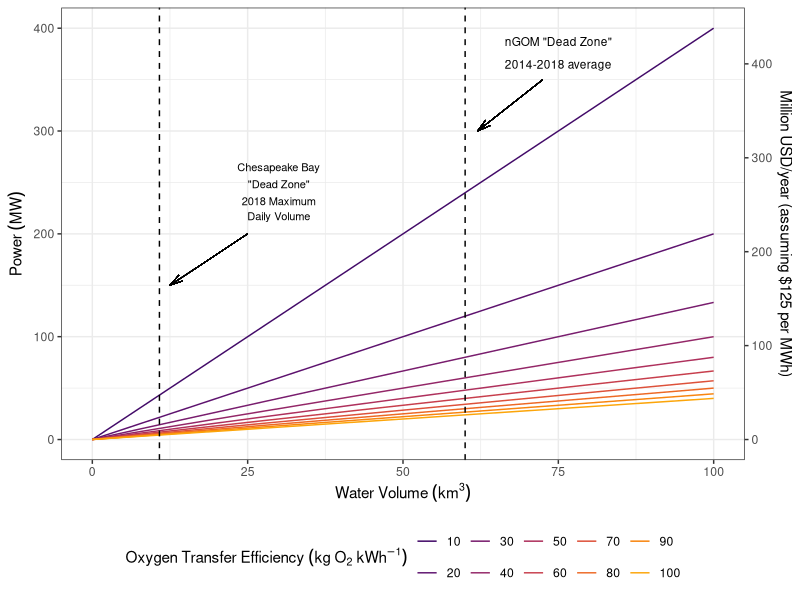

Recreate this plot in R.
# Script to build Figure 7 in "Alleviating hypoxia through induced downwelling"

# Back-of-the-envelope calculations to understand scaling from OTE results to real world systems
# Written by David Koweek on 30 April 2019
# Updated on 6 May 2019
# Key idea: Downwelling > Respiration (per m^2) / water depth (m)


#----Initialize_workspace----

#Load necessary packages
library(tidyverse)
library(viridis)

#----Set_model_parameters----

#Water body dimensions
depth <- 10 #m

log_V <- seq(6, 11, length.out = 10) #log 10 of m^3

m3_per_km3 <- 1e9

#Respiratory demand
RQ <- 1 # delta CO2/-delta O2

R_CO2 <- 300 #mmol C/m^2/d (~average estuarine respiration condition (Hopkinson and Smith 2005))

R_O2 <- R_CO2 / RQ #mmol O2/m^2/d

R_O2 <- R_O2 / 1000 / 24 #mol O2/m^2/hr

R_O2_depth_avg <- R_O2 / depth #mol O2/m^3/hr

#Downwelling conditions
OTE <- seq(10, 100, by = 10) #kg O2/kWh (~upper and lower bounds of OTE modeling exercise)

O2_molar_mass <- 32/1000 #kg O2/mol O2

OTE_molar <- OTE / O2_molar_mass #mol O2/kWh

#Cost of energy

USD_kWh <- .125 #USD/kWh
USD_MWh <- USD_kWh * 1000 #USD/MWh

hours_per_year <- 8760 #hr/year

dollars_per_million <- 1e6

# Estuarine test cases
nGOM_hypoxic_volume <- 60 #km^3 (5-year areal average of ~15000 km^2 -> 60 km^3 in Scavia et al. 2018)

chesapeake_bay_hypoxic_volume <- 10.8 #km^3

#----Calculate_model_conditions----
downwelling_scaled_df <-
  expand.grid(
    log_V,
    OTE_molar
  ) %>% 
  rename(log_V = Var1,
         OTE_molar = Var2) %>% 
  mutate(V = 10^log_V, #m^3
         unit_power = R_O2_depth_avg / OTE_molar, #kW/m^3
         power = unit_power * V,  #kW
         power = power / 1000 #MW
        ) 

#----Plot_data----
downwelling_scaled_plot <- 
  downwelling_scaled_df %>% 
  ggplot(aes(x = V / m3_per_km3,
             y = power)) +
  geom_path(aes(colour = as.factor(OTE_molar))) +
  scale_x_continuous(name = expression(Water~Volume~(km^3))) +
  scale_y_continuous(name = expression(Power~(MW)),
                     sec.axis = sec_axis(~.*USD_MWh * hours_per_year / dollars_per_million,
                                         name = paste("Million USD/year (assuming $", USD_MWh, " per MWh)", sep = ""))) +
  scale_colour_viridis(option = "B",
                       discrete = TRUE,
                       begin = 0.2,
                       end = 0.8,
                       name = expression(Oxygen~Transfer~Efficiency~(kg~O[2]~kWh^{-1})),
                       breaks = OTE_molar,
                       labels = as.character(OTE)) +
  #Add annotations for hypoxic water bodies
  #Northern Gulf of Mexico
  geom_vline(xintercept = nGOM_hypoxic_volume,
             linetype = "dashed") +
  annotate("text",
           x = 75,
           y = 3.75e2,
           label = expression(atop("nGOM \"Dead Zone\"", "2014-2018 average")),
           size = 3) +
  geom_segment(aes(x = 72.5,
                   xend = 62,
                   y = 3.5e2,
                   yend = 3e2),
               arrow = arrow(angle = 15,
                             length = unit(0.03, "npc")),
               size = 0.25) +
  #Chesapeake Bay
  geom_vline(xintercept = chesapeake_bay_hypoxic_volume,
             linetype = "dashed") +
  annotate("text",
           x = 30,
           y = 2.4e2,
           label = expression(atop(atop("Chesapeake Bay", "\"Dead Zone\""), atop("2018 Maximum", "Daily Volume"))),
           size = 4) +
  geom_segment(aes(x = 25,
                   xend = 12.5,
                   y = 2e2,
                   yend = 1.5e2),
               arrow = arrow(angle = 15,
                             length = unit(0.03, "npc")),
               size = 0.25) +
  theme_bw() +
  theme(legend.direction = "horizontal", 
        legend.position = "bottom")

#----Export_plot----

ggsave(filename = "figures/figure_7.pdf",
       plot = downwelling_scaled_plot,
       device = "pdf",
       width = 8,
       height = 5,
       units = "in")


